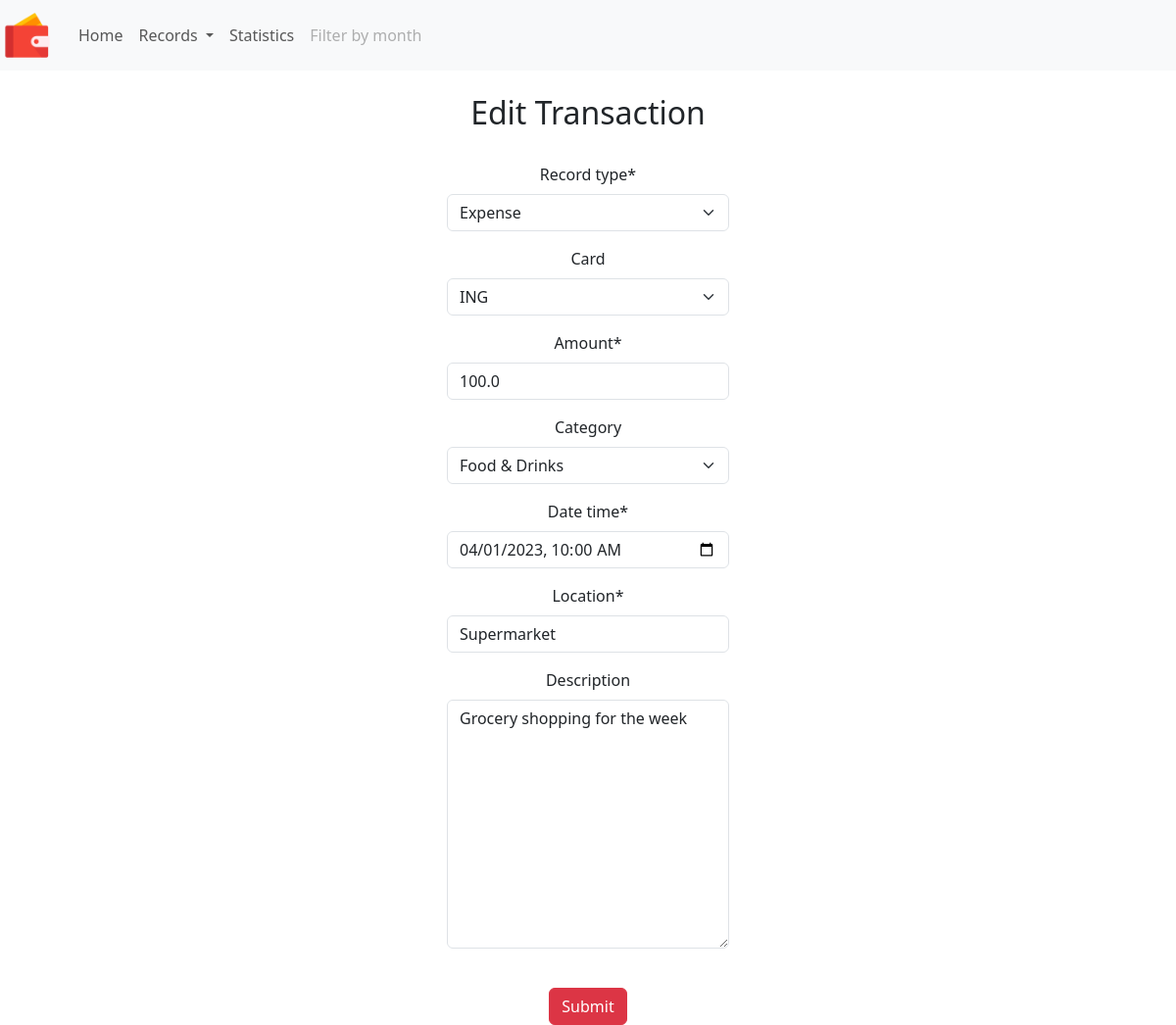
Screenshot of /edit_spending/30 with the database file from the repository.
### finances/models.py (models this page shows, shortened)
class Spending(models.Model):
    record_type = models.CharField(max_length=7, choices=RECORD_TYPE, default='other')
    paid_with = models.ForeignKey(BankAccount, blank=True, null=True, verbose_name='Card', on_delete=models.CASCADE)
    amount = models.FloatField(validators=[MinValueValidator(Decimal('0.01'))])
    category = models.ForeignKey(Category, blank=True, null=True, on_delete=models.CASCADE)
    date_time = models.DateTimeField()
    location = models.CharField(max_length=25,
                                validators=[RegexValidator('[+-/%@!(){}]', inverse_match=True)]
                                )
    description = models.TextField(max_length=300, blank=True,
                                   validators=[RegexValidator('[+-/%@!()"{}]', inverse_match=True)]
                                   )

### finances/views.py (the view, shortened to what this page needs)
# urls.py: path('edit_spending/<int:id>', views.edit_spending, name='edit-spending'),
def edit_spending(request, id):
    post = get_object_or_404(Spending, id=id)
    if request.method == 'GET':
        context = {'form': SpendingForm(instance=post), 'id': id}
        return render(request, 'finances/add_spending.html', context)

### finances/forms.py
class SpendingForm(ModelForm):
    class Meta:
        model = Spending
        fields = ('record_type', 'paid_with', 'amount', 'category', 'date_time', 'location', 'description')
        widgets = {
            'date_time': forms.DateTimeInput(attrs={'type': 'datetime-local'})
        }

### finances/models.py (called while the page is built)
    def __str__(self):
        return self.name

    def __str__(self):
        return self.name

### finances/templates/finances/add_spending.html (shortened to what this page needs)
{% extends "base.html" %}
{% load crispy_forms_tags %}
{% block content %}
{% include 'includes/header.html' %}
<center>
    <br>
    <h2>{% if id %} Edit {% else %} New {% endif %} Transaction</h2>
    <br>
    {% if submitted %}
    Your spending was submitted!<br/><br/>
    <a href="{% url 'finances:add-spending' %}"><input type="button" value="Another expense"
                                                        class="btn btn-primary"></a>
    {% else %}
    <form action="" method=POST>
        <div class="col-4" style="width: 24%;">
        {{ form|crispy }}
        </div>
        <br>
        <input type="submit" value="Submit" class="btn btn-danger">
    </form>
    {% endif %}
</center>
{% endblock %}

### rows the page displays
Spending: record_type "Expense", paid_with "ING", amount "100.0", category "Food & Drinks", date_time "04/01/2023 10:00", location "Supermarket", description "Grocery shopping for the week"
